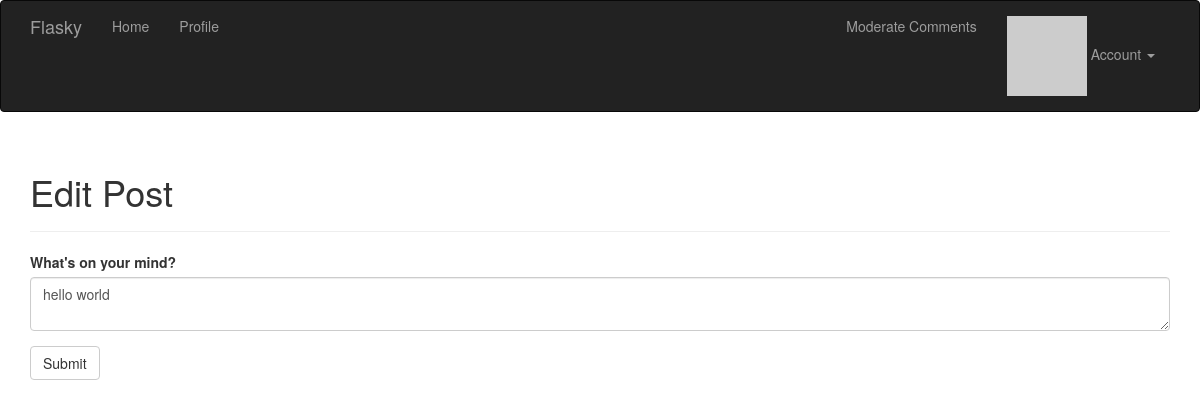
Before: /edit/1 (signed in) with the older database file.
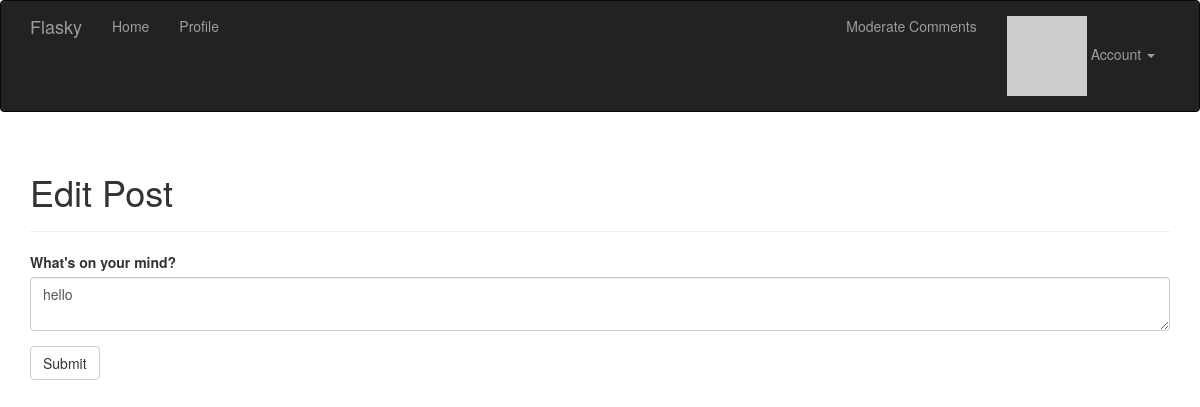
After: the same page with the newer database file.
### app/models.py (models this page shows, shortened)
class Post(db.Model):
    __tablename__ = 'posts'
    id = db.Column(db.Integer, primary_key=True)
    body = db.Column(db.Text)
    body_html = db.Column(db.Text)
    timestamp = db.Column(db.DateTime, index=True, default=datetime.utcnow)
    author_id = db.Column(db.Integer, db.ForeignKey('users.id'))
    comments = db.relationship('Comment', backref='post', lazy='dynamic')

### app/main/views.py (the view)
@main.route('/edit/<int:id>', methods=['GET', 'POST'])
@login_required
def edit(id):
    post = Post.query.get_or_404(id)
    if current_user != post.author and \
            not current_user.can(Permission.ADMIN):
        abort(403)
    form = PostForm()
    if form.validate_on_submit():
        post.body = form.body.data
        db.session.add(post)
        db.session.commit()
        flash('The post has been updated.')
        return redirect(url_for('.post', id=post.id))
    form.body.data = post.body
    return render_template('edit_post.html', form=form)

### app/main/forms.py
class PostForm(FlaskForm):
    body = PageDownField("What's on your mind?", validators=[Required()])
    submit = SubmitField('Submit')

### app/auth/views.py (called while the page is built)
@auth.before_app_request
def before_request():
    if current_user.is_authenticated:
        current_user.ping()
        if not current_user.confirmed and request.endpoint[:5] != 'auth.':
            return redirect(url_for('auth.unconfirmed'))

### app/main/__init__.py (called while the page is built)
@main.app_context_processor
def inject_permissions():
    return dict(Permission=Permission)

### app/main/views.py (called while the page is built)
@main.after_app_request
def after_request(response):
    for query in get_debug_queries():
        if query.duration >= current_app.config['FLASKY_SLOW_DB_QUERY_TIME']:
            current_app.logger.warning(
                'Slow query: %s\nParameters: %s\nDuration: %fs\nContext: %s\n'
                % (query.statement, query.parameters, query.duration,
                   query.context))
    return response

### app/models.py (called while the page is built)
@login_manager.user_loader
def load_user(user_id):
    return User.query.get(int(user_id))

    def has_permission(self, perm):
        return self.permissions & perm == perm

    def ping(self):
        self.last_seen = datetime.utcnow()
        db.session.add(self)

### app/templates/edit_post.html (shortened to what this page needs)
{% extends "base.html" %}
{% import "bootstrap/wtf.html" as wtf %}
{% block page_content %}
<div class="page-header">
    <h1>Edit Post</h1>
</div>
<div>
    {{ wtf.quick_form(form) }}
</div>
{% endblock %}

Changed rows visible on the page:
changed Post: body "hello world" → "hello"
